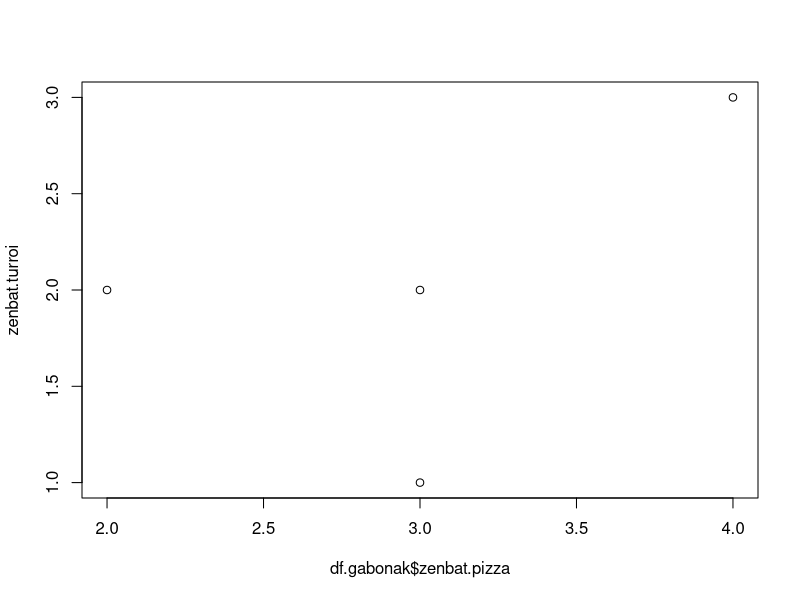

Source code (R):
################ 01 Sintaxiaz-eta dokumentuko R kodea #############

## Lerro batean zagozenean ctrl+enter sakotzen dozunean, 
## lerro hori terminalean ebaluatzen dozu, RStudio-n zagozanean. 
## Zutzako oharrak hartzeko, lerroa '#' sinboloagaz hasi behar dozu, lerro honeen antzera.
## Ohituraz bi ipinten dira holakoetarako, lerro 'ebaluagai' bat "ixildu" nahi badozu,
## Aurretik bakarra ipintzeko ohitura dago, eto hori labur daiteke ctrl+shift+c sakatuta,
## 'to coment' esaten jako horreri (komentatu, comentar... bistan danez)

## Lehenengo mintegikoa segidan =======================

## Aritmetikatik hasi ---------------

## 
3

##

3+2+3+4

## Pizza zatiak

nagusia <- 3
nagusia
txikia <- 2
txikia
ama <- 3
ama
aita <- 4
aita

danok.sum <- nagusia+txikia+ama+aita
danok.sum

##
danok.vector <- c(nagusia, txikia, ama, aita)
danok.vector

##

pizza <- 6

danok.sum/pizza

danok.vector/pizza

## Funtzinoak --------------------------

## Batazbestekoa kalkulatu 'gordinik'
danok.sum/4

danok.vector


sum(danok.vector)
length(danok.vector)

sum(danok.vector)/length(danok.vector)

## Gure funtzino bat
f.batazbeste <- function(zenbakizko.bektorea)sum(zenbakizko.bektorea)/length(zenbakizko.bektorea)

f.batazbeste(danok.vector)

## Gure lehengo funtzinoa, beste era batera idatzita
f.batazbeste <- function(x){
  sum(x)/length(x)
}

## Beste funtzino batzuk
sum(danok.vector)
length(danok.vector)
max(danok.vector)
min(danok.vector)
quantile(danok.vector)
sd(danok.vector)
summary(danok.vector)
ls()
getwd()

## Bigarren funtzioa. Batez bestekoa, baina minimoa eta maximoa kenduta
f.batazbesteko.inausia <- function(x){
  (sum(x) -max(x) -min(x))/(length(x)-2)
}

## Elementu motak ---------------------------

nortzuk <- c('nagusia', 'txikia', 'ama', 'aita')
class(nortzuk)
str(nortzuk)

olentzerori <- c(TRUE, TRUE, TRUE, FALSE)
class(olentzerori)
str(olentzerori)

olentzerok <- c('oparia', 'oparia', 'oparia', 'ikatza')
olentzerok <- as.factor(olentzerok)
class(olentzerok)
str(olentzerok)

zenbat.pizza <- c(3, 2, 3, 4)
class(zenbat.pizza)
str(zenbat.pizza)

zenbat.turroi <- c('nahiko', 'nahiko', 'gitxi', 'asko')
zenbat.turroi <- ordered(zenbat.turroi, levels = c('gitxi', 'nahiko', 'asko'))
class(zenbat.turroi)
str(zenbat.turroi)



df.gabonak <- data.frame(olentzerori.idatzi = olentzerori,
                         olentzerok.ezer.ekarri = olentzerok,
                         zenbat.pizza = zenbat.pizza,
                         zenbat.turroi = zenbat.turroi,
                         row.names = nortzuk
)
df.gabonak

str(df.gabonak)
summary(df.gabonak)
plot(df.gabonak$zenbat.pizza, zenbat.turroi)

## Indexazinoa ----------------------------------
nortzuk

nortzuk[1]

nortzuk[2]

nortzuk[2:4]

nortzuk[c(1,4)]


zenbat.pizza

zenbat.pizza[c(1,4)]

zenbat.pizza[c(TRUE, FALSE, FALSE, TRUE)]


## Probea:
zenbat.pizza[c(1,4)] == zenbat.pizza[c(TRUE, FALSE, FALSE, TRUE)]


## Kuxkuxero

df.gabonak[, 'zenbat.turroi']
df.gabonak$zenbat.turroi
df.gabonak[, 4]
df.gabonak[ , c(FALSE, FALSE, FALSE, TRUE)]

df.gabonak["aita",]
df.gabonak[4,]
df.gabonak[c(FALSE, FALSE, FALSE, TRUE), ]

df.gabonak[c(FALSE, TRUE, FALSE, TRUE), c(FALSE, TRUE, FALSE, TRUE)]

df.gabonak$zenbat.turroi == 'gitxi'

sum(df.gabonak$zenbat.turroi == 'gitxi')


df.gabonak[df.gabonak$zenbat.turroi == 'gitxi', 1:3]


